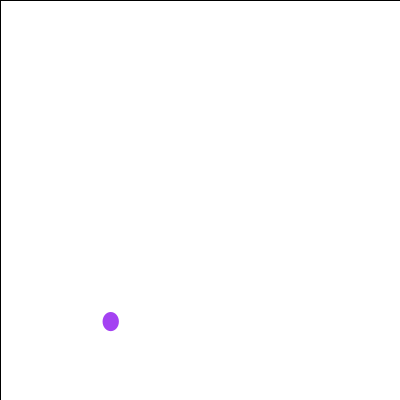
Frame 1 (no input)
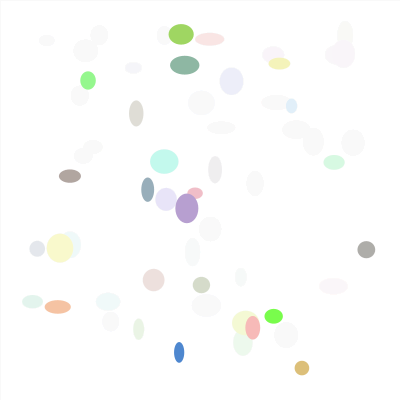
Frame 60 (the mouse pressed at the canvas centre just before this capture)
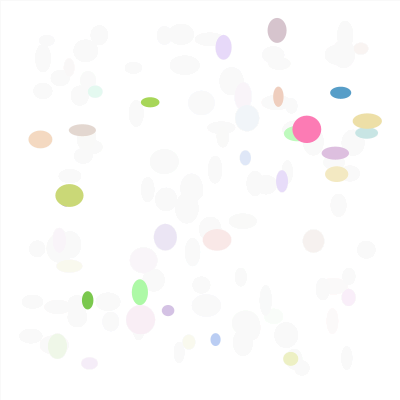
Frame 120 (the mouse held since frame 60 and released just before this capture)

The Processing sketch that drew these frames (run headless with seeded random() and noise(); from frame 60 on, the mouse is pressed at the canvas centre):

// Processing sketch: Q_08_Mission_06
// ── Q_08_Mission_06.pde
void setup() {
  size(400,400);
  background(255);
  frameRate(10);
}

void draw() {
  fill(#FFFFFF,20);
  rect(0,0,400,400);
  rain();
}

void rain() {
  noStroke();
  fill(random(255),random(255),random(255));
  ellipse(random(30,370),random(30,370),random(10,30),random(10,30));
  // adjusted the x and y so that the largest circle(30) will never leave the screen
}
